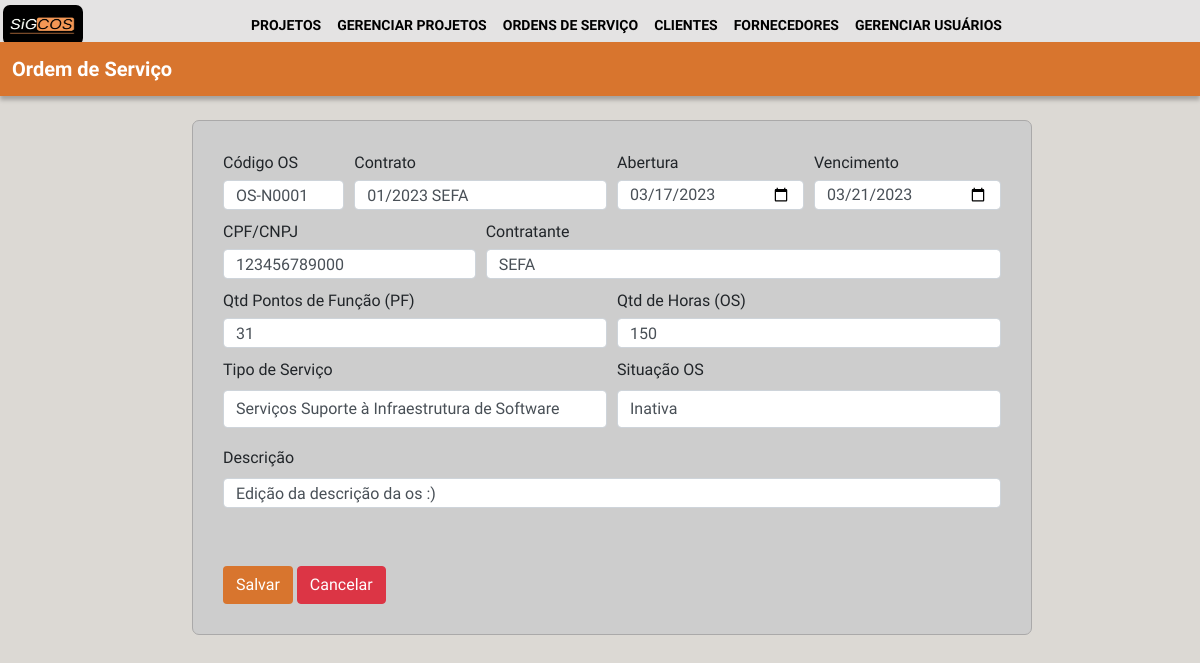
/os/1 (signed in), run on an earlier commit of the app's database.
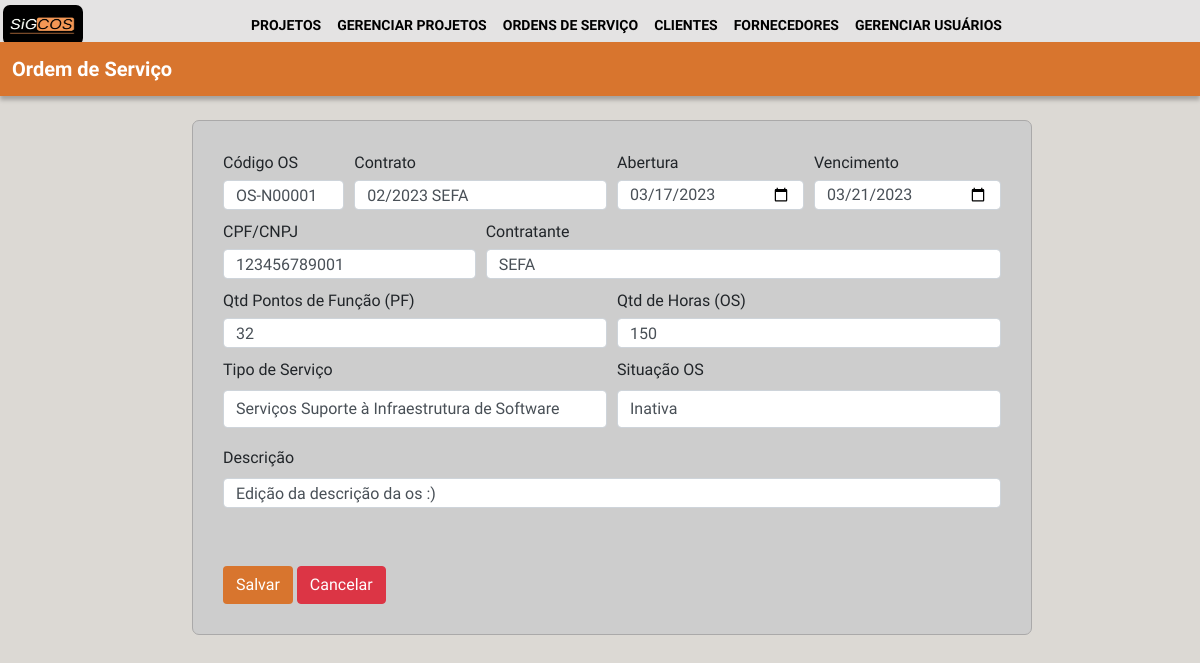
And on a later commit of the database.
### login/models.py (models this page shows, shortened)
class ordem_serviço(models.Model):
    codigo_os = models.CharField(max_length=100)
    n_contrato = models.CharField(max_length=100)
    abertura = models.CharField(max_length=100)
    vencimento = models.CharField(max_length=100)
    cnpj_fk = models.CharField(max_length=100)
    contratante = models.CharField(max_length=100)
    pontos_função = models.CharField(max_length=100)
    qtd_horas = models.CharField(max_length=100)
    tipo_serviço = models.CharField(max_length=100)
    situação = models.CharField(max_length=20)
    descrição = models.CharField(max_length=500)
    criado_em = models.DateTimeField(auto_now_add=True)
    atualizado_em = models.DateTimeField(auto_now=True)

### login/views.py (the view)
# urls.py: path('os/<int:id>', view_os, name = 'view_os'),
@group_required("gerente_projeto", "diretor")
def view_os(request, id):
    def is_gp(user):
        return user.groups.filter(name='gerente_projeto').exists()
    os = get_object_or_404(ordem_serviço, pk=id)
    form_os = OS_Form(instance = os)
    if (request.method == "POST"):
        form_os = OS_Form(request.POST, instance = os)
        if form_os.is_valid() and is_gp(request.user):
            form_os.save()
            return redirect('lista_os')
        else:
              return redirect(autentic_necessaria)
    else:
        return render(request, 'gerente_projetos/os.html', {'form_os':form_os, 'os' : os})

### login/autentic.py (called while the page is built)
def group_required(*group_names):
    def in_groups(u):
        if u.is_authenticated:
            if bool(u.groups.filter(name__in=group_names)) | u.is_superuser:
                return True
        return False
    return user_passes_test(in_groups, login_url='autentic_necessaria')

### login/templates/gerente_projetos/os.html (shortened to what this page needs)
{% extends 'base.html' %}
{% load static %}
{% block content %}
<link rel="stylesheet" href="https://cdn.jsdelivr.net/npm/bootstrap@4.0.0/dist/css/bootstrap.min.css">
<link rel="stylesheet" href="{% static 'css/cadastrar_os.css' %}">
<body>
    <div class="retangulo fixed-top" style="margin-top: 3.5%;">
        <div id="ret1">Ordem de Serviço</div>
    </div>
    <div class="conteiner" style="margin-top: 10%;">
        <form action="" method="POST" >
            <div class="form-row">
                <div class="col-md-2">
                    <label for="OSnumero" class="form-label">Código OS</label>
                    {{form_os.codigo_os}}
                </div>
                <div class="col-md-4">
                    <label for="n_contrato" class="form-label">Contrato</label>
                    {{form_os.n_contrato}}
                </div>
                <div class="col-md-3">
                    <label for="DataAbertura" class="form-label">Abertura</label>
                    {{form_os.abertura}}
                </div>
                <div class="col-md-3">
                    <label for="DataFim" class="form-label">Vencimento</label>
                    {{form_os.vencimento}}
                </div>
                <div class="col-md-4">
                    <label for="cnpj_fk" class="form-label">CPF/CNPJ</label>
                    {{form_os.cnpj_fk}}
                </div>
                <div class="col-md-8">
                    <label for="contratante" class="form-label">Contratante</label>
                    {{form_os.contratante}}
                </div>
                <div class="col-md-6">
                    <label for="pf" class="form-label">Qtd Pontos de Função (PF)</label>
                    {{form_os.pontos_função}}
                </div>
                <div class="col-md-6">
                    <label for="oesses" class="form-label">Qtd de Horas (OS)</label>
                    {{form_os.qtd_horas}}
                </div>
                <div class="col-md-6">
                    <label for="TipoServ">Tipo de Serviço</label>
                    {{form_os.tipo_serviço}}
                </div>
                <div class="col-md-6">
                    <label for="situacao">Situação OS</label>
                    {{form_os.situação}}
                </div>
                <div class="col-md-12">
                    <label for="description">Descrição</label>
                    {{form_os.descrição}}
                </div>
            </div>
        <div class="buttons">
            <button id="btnAdc" class="btn btn-laranja">Salvar</button>
            <button id="btnCanc" class="btn btn-danger" onclick="voltarPagina()">Cancelar</button>
        </div>
        </form>
    </div>
</body>
{% endblock%}

What changed in the data, as far as the page shows it:
changed ordem_serviço "SEFA": codigo_os "OS-N0001" → "OS-N00001"; n_contrato "01/2023 SEFA" → "02/2023 SEFA"; cnpj_fk "123456789000" → "123456789001"; pontos_função "31" → "32"
